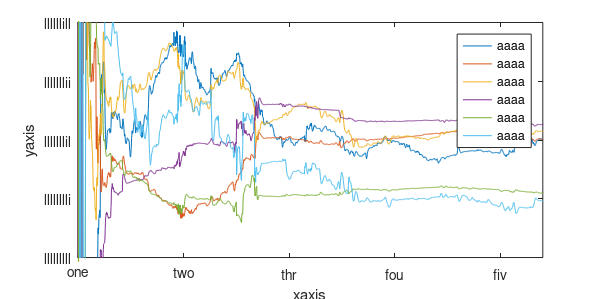
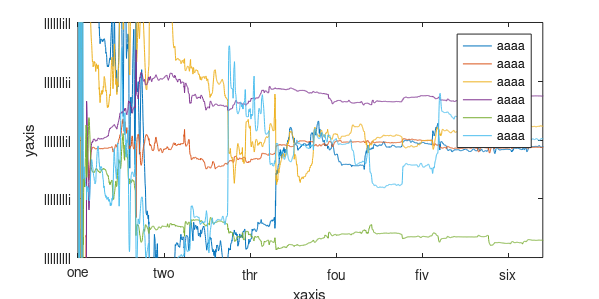
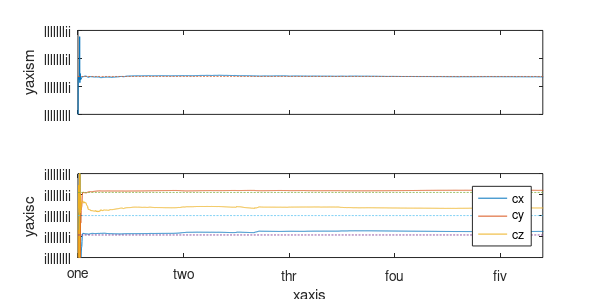
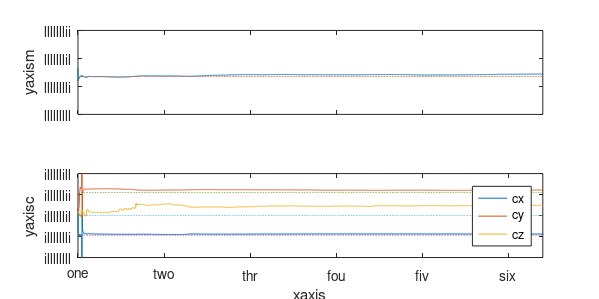

The MATLAB source for these figures, in order:
%% initialization
Ts = 0.01;
c = [-0.185 0.22 0]';
m = 4.3545;

startRobot = 2683;
stopRobot = 4963;
lengthRobot = stopRobot - startRobot + 1;
startHuman = 3822;
stopHuman = 6592;
lengthHuman = stopHuman - startHuman + 1;

close all;
estimationRobot = load('multiple_grasping_points_robot/estimation.dat');
estimationHuman = load('multiple_grasping_points_human/estimation.dat');

%% robot
%Mass Com

figure;
t = Ts*(0:(stopRobot - startRobot));
subplot(2, 1, 1);
hold on;
plot(t, estimationRobot(startRobot:stopRobot, 1));
plot(t, ones(lengthRobot, 1)*m, '--');
hold off;
ylim([3 6]);
xlim([0 22]);
ylabel('yaxism')
set(gca,'YTick',3:1:6)
set(gca,'XTick',0:5:22)
set(gca,'XTickLabel',{})
set(gca,'YTickLabel',{'lllllllll','lllllllli','lllllllil','lllllllii'})
box on
subplot(2, 1, 2);
hold on;
plot(t, estimationRobot(startRobot:stopRobot, 2:4)/m);
plot(t, bsxfun(@times, ones(3, lengthRobot), c), '--');
hold off;
ylim([-0.4 0.4]);
xlim([0 22]);
xlabel('xaxis')
ylabel('yaxisc')
set(gca,'YTick',-0.4:0.2:0.4)
set(gca,'YTickLabel',{'illllllll','illllllli','illllllil','illllllii','illlllill'})
set(gca,'XTick',0:5:22)
set(gca,'XTickLabel',{'one','two','thr','fou','fiv'})
legend('cx', 'cy', 'cz', 'Location', 'southeast');
set(gcf,'Position',[400 100 600 300])
set(gcf, 'PaperPositionMode', 'auto');
box on

%print(gcf,'../figures/multiple_grasping_points_robot_mass_and_cog','-depsc' );

%Inertias
figure;
hold on;
plot(t, estimationRobot(startRobot:stopRobot, 5:10));
hold off;
ylim([-0.1 0.1]);
xlim([0 22]);
xlabel('xaxis')
ylabel('yaxis')
set(gca,'YTick',-0.1:0.05:0.1)
set(gca,'YTickLabel',{'lllllllll','lllllllli','lllllllil','lllllllii','llllllill'})
set(gca,'XTick',0:5:22)
set(gca,'XTickLabel',{'one','two','thr','fou','fiv','six'})
legend('aaaa', 'aaaa', 'aaaa', 'aaaa', 'aaaa', 'aaaa');
set(gcf,'Position',[400 100 600 300])
set(gcf, 'PaperPositionMode', 'auto');
box on
%print(gcf,'../figures/multiple_grasping_points_robot_inertias','-depsc' );
print(gcf,'../../final_presentation/fig/multiple_grasping_points_robot_inertias','-depsc' );
%% human

% Mass Com
figure;
t = Ts*(0:(stopHuman - startHuman));
subplot(2, 1, 1);
hold on;
plot(t, estimationHuman(startHuman:stopHuman, 1));
plot(t, ones(lengthHuman, 1)*m, '--');
hold off;
ylim([3 6]);
xlim([0 27]);
ylabel('yaxism')
set(gca,'YTick',3:1:6)
set(gca,'XTick',0:5:22)
set(gca,'XTickLabel',{})
set(gca,'YTickLabel',{'lllllllll','lllllllli','lllllllil','lllllllii'})
box on
subplot(2, 1, 2);
hold on;
plot(t, estimationHuman(startHuman:stopHuman, 2:4)/m);
plot(t, bsxfun(@times, ones(3, lengthHuman), c), '--');
hold off;
ylim([-0.4 0.4]);
xlim([0 27]);
xlabel('xaxis')
ylabel('yaxisc')
set(gca,'YTick',-0.4:0.2:0.4)
set(gca,'YTickLabel',{'illllllll','illllllli','illllllil','illllllii','illlllill'})
set(gca,'XTick',0:5:25)
set(gca,'XTickLabel',{'one','two','thr','fou','fiv','six'})
legend('cx', 'cy', 'cz', 'Location', 'southeast');
set(gcf,'Position',[400 100 600 300])
set(gcf, 'PaperPositionMode', 'auto');
box on
%print(gcf,'../figures/multiple_grasping_points_human_mass_and_cog','-depsc' );

% Inertia
figure;
hold on;
plot(t, estimationHuman(startHuman:stopHuman, 5:10));
hold off;
ylim([-0.1 0.1]);
xlim([0 27]);
xlabel('xaxis')
ylabel('yaxis')
set(gca,'YTick',-0.1:0.05:0.1)
set(gca,'YTickLabel',{'lllllllll','lllllllli','lllllllil','lllllllii','llllllill'})
set(gca,'XTick',0:5:25)
set(gca,'XTickLabel',{'one','two','thr','fou','fiv','six'})
legend('aaaa', 'aaaa', 'aaaa', 'aaaa', 'aaaa', 'aaaa');
set(gcf,'Position',[400 100 600 300])
set(gcf, 'PaperPositionMode', 'auto');
box on
%print(gcf,'../figures/multiple_grasping_points_human_inertias','-depsc' );
print(gcf,'../../final_presentation/fig/multiple_grasping_points_human_inertias','-depsc' );